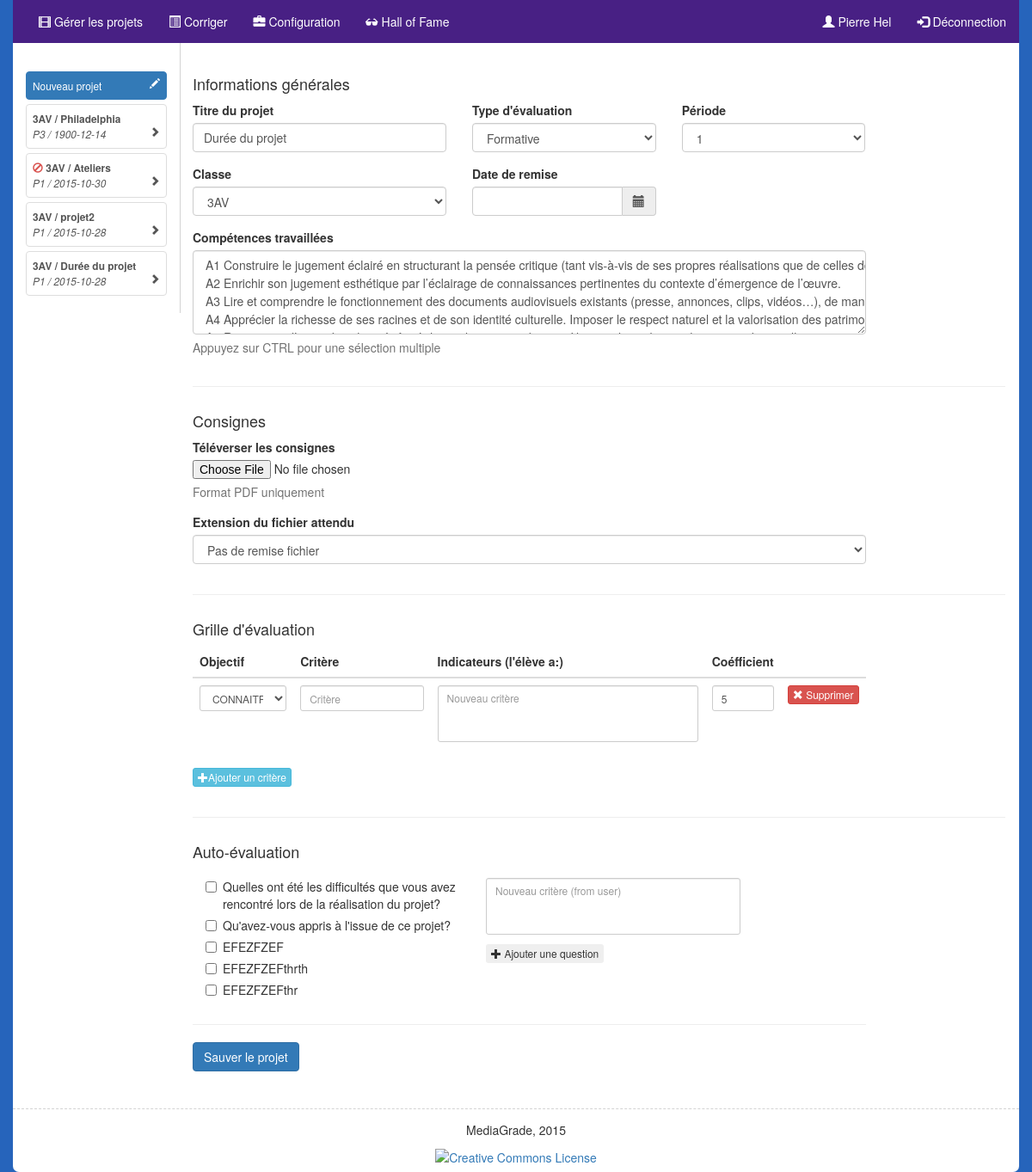
/admin.php (signed in), run on the app's committed database.
### tables this page shows
CREATE TABLE IF NOT EXISTS `users` (
  `id` int(11) NOT NULL AUTO_INCREMENT,
  `username` varchar(20) NOT NULL,
  `email` tinytext NOT NULL,
  `hash` varchar(255) NOT NULL,
  `name` varchar(20) NOT NULL,
  `last_name` varchar(20) NOT NULL,
  `class` varchar(5) NOT NULL,
  `is_staff` tinyint(1) NOT NULL,
  PRIMARY KEY (`username`),
  KEY `id` (`id`)
);

CREATE TABLE IF NOT EXISTS `projects` (
  `project_id` int(11) NOT NULL AUTO_INCREMENT,
  `periode` tinyint(4) NOT NULL,
  `instructions` varchar(8000) NOT NULL,
  `deadline` date NOT NULL,
  `project_name` text NOT NULL,
  `class` text NOT NULL,
  `assessment_id` text NOT NULL,
  `auto_assessment_id` text NOT NULL,
  `assessment_type` text NOT NULL,
  `skill_id` tinytext NOT NULL,
  `extension` text NOT NULL,
  `is_activated` tinyint(1) NOT NULL DEFAULT '1',
  PRIMARY KEY (`project_id`),
  KEY `id` (`project_id`)
);

CREATE TABLE IF NOT EXISTS `auto_assesment` (
  `id` int(11) NOT NULL AUTO_INCREMENT,
  `question` varchar(8000) NOT NULL,
  PRIMARY KEY (`id`),
  KEY `id` (`id`)
);

### includes/langs/be_FR.php (called while the page is built, shortened)
<?php
$lang = array();
$lang['LANG'] = "fr";
$lang['FORGOT_PASS'] = "J'ai oublié mon mot de passe";
$lang['LOGIN'] = "S'identifier";
$lang['USERNAME'] = "Nom d'utilisateur";
$lang['NAME'] = "Prénom";
$lang['LAST_NAME'] = "Nom";
$lang['PASSWORD'] = "Mot de passe";
$lang['CONFIRM_PASSWORD'] = "Confirmez le mot de passe";
$lang['PASSWORD_MISMATCH'] = "Les mots de passe ne correspondent pas";
$lang['EMAIL'] = "Courriel";
$lang['TEACHER'] = "Professeur";
$lang['BACK'] = "Retour";
$lang['MY_PROFILE'] = "Mon profil";
$lang['CHANGE_PASS'] = "Changer de mot de passe";
$lang['ACTUAL_PASS'] = "Mot de passe actuel";
$lang['NEW_PASS'] = "Nouveau mot de passe";
$lang['CONFIRM_PASS'] = "Confirmez le mot de passe";
$lang['MODIFY'] = "Modifier";
$lang['MY_MAIL'] = "Mon adresse courriel";
$lang['SORRY'] = "Désolé!";
$lang['PROVIDE_PASSWORD'] = "Merci de fournir un mot de passe.";
$lang['ALL_FIELDS_REQUIRED'] = "Tous les champs sont obligatoires!";
$lang['PROVIDE_EMAIL'] = "Courriel non valide";
$lang['SAFE_PASSWORD'] = "Votre mot de passe doit contenir au moins 8 caractères, dont 1 en majuscule et 1 chiffre.";
$lang['ALREADY_USER'] = "Courriel ou nom d'utilisateur déjà utilisé";
$lang['USER_EXPLOIT'] = "\"Touche pas à ça, p'tit con!\"";
$lang['USER_INCLUSION_EXPLOIT'] = "Tentative de RFI détectée...";
$lang['NO_INSTRUCTIONS'] = "Désolé, les consignes ne sont pas (encore) disponibles.";
$lang['MAX_SIZE_REACHED'] = "Taille de fichier supérieure à 200 Mo. Vérifiez votre exportation.";
$lang['UNEXPECTED_FILE_TYPE'] = "Format de fichier inattendu.";
$lang['DIR_CREATION_ERROR'] = "Erreur lors de la création du répertoire.";
$lang['NO_FILE'] = "Choisissez un fichier!";
$lang['SELECT_FILE'] = "Sélectionnez un fichier";
$lang['REQUIRED_ANSWER'] = "Réponse requise!";
$lang['REQUIRED_ANSWER'] = "Réponse requise!";
$lang['INVALID_USER_PASS'] = "Nom d'utilisateur ou mot de passe invalide.";
$lang['GRADES'] = "Évaluations";
$lang['RESULTS'] = "Résultats";
$lang['INSTRUCTIONS'] = "Consignes";
$lang['SUBMIT'] = "Remises";
$lang['SKILLS'] = "Compétences";
$lang['ACCOUNT'] = "Compte";
$lang['GALLERY'] = "Hall of Fame";
$lang['MY_GALLERY'] = "Mes projets";
$lang['GRADE_BOOK'] = "Mes compétences";
$lang['LOGOUT'] = "Déconnection";
$lang['MANAGE_PROJECTS'] = "Gérer les projets";
$lang['RATE'] = "Corriger";
$lang['CONFIG'] = "Configuration";
$lang['NEW_PROJECT'] = "Nouveau projet";
$lang['NO_PDF_READER'] = "<p>It appears your Web browser is not configured to display PDF files.
                            No worries, just <a href='123.pdf'>click here to download the PDF file.</a></p>";
$lang['SUBMIT_FILE'] = "Remise du fichier";
$lang['SELF_ASSESSMENT'] = "Auto-évaluation";
$lang['SUBMIT_WORK'] = "Je remets mon travail";
$lang['DISACTIVATE_PROJECT'] = "Désactiver le projet";
$lang['ACTIVATE_PROJECT'] = "Activer le projet";
$lang['SUBMITTED_FILE'] = "Fichier remis:";
$lang['NOT_GRADED_YET'] = "<p>Votre travail n'a pas encore été évalué.</p>";
$lang['PERCENT'] = "Pourcentage";
?>

### templates/add_project.php (the view, shortened to what this page needs)
<main class="col-md-10">
    <form action="admin.php" method="post" enctype="multipart/form-data" id="form">
         <h4><?= $lang['PROJECT_INFO'] ?></h4>
         <div class="row">
             <div class = "col-xs-4">
                 <div class="form-group">
                     <label for="title"><?= $lang['PROJECT_TITLE'] ?></label>
                     <input type="text" class="form-control" id="title" name="project_name" value="<?= $curr_project["project_name"] ?>" required>
                 </div>
             </div>
             <div class = "col-xs-3">
                 <label for="title"><?= $lang['ASSESSMENT_TYPE'] ?></label>
                 <select class="form-control" name="assessment_type" required>
                     <option<?php if($curr_project["assessment_type"] === $lang['ASSESSMENT_TYPE_1']) echo(" selected"); ?>><?=$lang['ASSESSMENT_TYPE_1']?></option>
                 </select>
             </div>
             <div class = "col-xs-3">
                 <label for="title">Période</label>
                 <select class="form-control" name="periode">
                     <option <?php if($curr_project["periode"] === "1") echo(" selected"); ?>>1</option>
                 </select>
             </div>
         </div>
         <div class="row">
             <div class = "col-xs-4">
                 <div class="form-group">
                     <label for="title"><?= $lang['CLASS'] ?></label>
                     <select class="form-control" name="class" required>
                         <option value="3AV" <?php if($curr_project["class"] === "3AV") echo(" selected"); ?>>3AV</option>
                     </select>
                 </div>
             </div>
             <div class = "col-xs-3">
                 <div class="form-group">
                     <label class="control-label"><?= $lang['DEADLINE'] ?></label>
                     <div class="date">
                         <div class="input-group input-append date" id="datePicker">
                             <input type="text" class="form-control" name="deadline" required value="<?= $curr_project["deadline"]?>" />
                             <span class="input-group-addon add-on"><span class="glyphicon glyphicon-calendar"></span></span>
                         </div>
                     </div>
                 </div>
             </div>
             <div class = "col-xs-3">
             </div>
         </div>
         <div class="row">
             <div class = "col-xs-10">
                 <div class="form-group">
                     <label for="title"><?= $lang['SKILLS_SEEN'] ?></label>
                     <select multiple class="form-control" name="skills[]" required style="resize:both">
                     <?php foreach ($skills as $skill): ?>
                         <option<?php if(in_array($skill["skill_id"], $skills_selected)) echo(" selected"); ?>><?= $skill["skill_id"] . " " . $skill["skill"]?></option>
                     <?php endforeach ?>
                     </select>
                     <p class="help-block with-errors"><?= $lang['PRESS_CTRL_SELECT'] ?></p>
        </div>
    </div>
         </div>
         <hr/>
         <div class="row">
             <div class = "col-xs-10">
                 <div class="form-group">
                    <h4><?=$lang['PROJECT_FILE_INFO']?></h4>
                     <label class="control-label"><?= $lang['UPLOAD_INSTRUCTIONS'] ?></label>
                     <input id="inputfile" name="submitted_file" data-error="<?= $lang['NO_FILE'] ?>"  type="file">
                     <p class="help-block with-errors"><?= $lang['ONLY_PDF_ALLOWED'] ?></p>
                 </div>
              </div>
         </div>
         <div class="row">
             <div class = "col-xs-10">
                 <div class="form-group">
                     <label class="control-label"><?= $lang['EXPECTED_FILE'] ?></label>
                     <select class="form-control" name="extension">
                         <option value="" <?= ($curr_project["extension"] == "" ? " selected" : "")?>><?= $lang['NO_EXPECTED_FILE'] ?></option>
                     </select>
                 </div>
              </div>
         </div>
         <hr/>
         <div class="row">
             <div class = "col-xs-10">
                 <h4><?= $lang['ASSESSMENT_GRID'] ?></h4>
                 <table id="rows" class="table">
                  <thead>
                  <tr>
                   <th><?=$lang['SKILL']?></th>
                   <th><?=$lang['CRITERION']?></th>
                   <th><?=$lang['CURSOR']?></th>
                   <th><?=$lang['COEFFICIENT']?></th>
                   <th></th>
                  </tr>
                  </thead>
                  <tbody>
              <?php foreach($rows as $row): ?>
                  <tr>
                   <td>
                       <select class="form-control input-sm" name="objective[]" required>
                                                             <?php foreach($objectives_list as $objective_list): ?>
                                                             <option <?php if($objective_list == $row["objective"]) echo("selected") ?>><?= $objective_list ?></option>
                                                             <?php endforeach ?>
                                                         </select>
                                                     </td>
                   <td><input class="typeahead_criteria form-control input-sm" placeholder="Critère" value="<?= $row["criterion"] ?>" name="criterion[]" required /></td>
                   <td>
                       <textarea class="typeahead_cursors form-control input-sm" cols="50" rows="3"
                                 placeholder="<?= $lang['NEW_CRITERION'] ?>" name="cursor[]"><?= $row["cursor"] ?></textarea>
                         </td>
                   <td> <input class="form-control input-sm" value="5" name="coefficient[]" required size="2" /></td>
                   <td> <button type="button" class="btn btn-info btn-xs btn-danger pull-right" onClick="deleteRow('rows', this)"><span class="glyphicon glyphicon-remove"></span> Supprimer</button></td>
                  </tr>
              <?php endforeach ?>
                  </tbody>
                 </table>
             </div>
         </div>
         <div class = "row">
             <div class = "col-xs-10">
                 <div class="form-group">
                     <button type="button" class="btn btn-info btn-xs" onClick="addRow('rows')"><span class="glyphicon glyphicon-plus"></span><?= $lang['ADD_CRITERION'] ?></button>
                 </div>
             </div>
         </div>
         <hr />
         <div class="row">
             <div class = "col-xs-10">
                 <h4><?= $lang['SELF_ASSESSMENT'] ?></h4>
                     <div class="col-xs-5">
                 <?php foreach($self_assessments as $self_assessment): ?>
                         <div class="checkbox">
                             <label>
                                 <input type="checkbox" value="<?= $self_assessment["id"] ?>" name="data_eval_id[]" <?= $self_assessment["checked"] ?>>
                                 <?= $self_assessment["question"] ?>
                             </label>
                         </div>
                 <?php endforeach ?>
                     </div>
                     <div class="col-xs-5">
                         <div class="auto-assessments">
                             <div class="checkbox">
                                <textarea class="form-control input-sm " rows="3" placeholder="Nouveau critère (from user)" name="user_eval"></textarea>
                            </div>
                         </div>
                         <div class="form-group">
                                <button type="button" class="btn btn-xs add_auto-assessment"><span class="glyphicon glyphicon-plus"></span><?= $lang['ADD_QUESTION'] ?></button>
                         </div>
                     </div>
             </div>
         </div>
         <div class = "row">
             <div class = "col-xs-10">
                 <hr />
                 <div class="form-group">
                     <button type="submit" class="btn btn-primary"><?= $lang['SAVE_PROJECT'] ?></button>
                 </div>
             </div>
         </div>
     </form>
</main>

### templates/menu.php (shortened to what this page needs)
<nav class="navbar navbar-default navbar-fixed-top" id="menu">
    <div class="container" <?= ($_SESSION["admin"] ? 'style="background-color:#482084;"' : '') ?>>
        <div id="navbar" class="navbar-collapse collapse">
            <ul class="nav navbar-nav">
            <?php if($_SESSION["admin"]):?>
                 <li><a href="admin.php"><span class="glyphicon glyphicon-film"></span> <?=$lang['MANAGE_PROJECTS']?> </a></li>
                 <li><a href="rating.php"><span class="glyphicon glyphicon-list-alt"></span> <?=$lang['RATE']?></a></li>
                 <li><a href="config.php"><span class="glyphicon glyphicon-briefcase"></span> <?=$lang['CONFIG']?></a></li>
            <?php endif ?>
                 <li><a href="gallery.php"><span class="glyphicon glyphicon-sunglasses"></span> <?=$lang['GALLERY']?></a></li>
            </ul>
            <ul class="nav navbar-nav navbar-right">
                 <li><a href="profile.php"><span class="glyphicon glyphicon-user"></span> <?= $username[0]["name"] . " " . $username[0]["last_name"] ?></a></li>
                 <li><a href="logout.php"><span class="glyphicon glyphicon-log-in"></span> <?=$lang['LOGOUT']?></a></li>
            </ul>
         </div>
     </div>
</nav>

### templates/admin_projects.php
<div class="row">
   <aside id="projects" class="col-md-2 bs-docs-sidebar">
       <nav>
           <ul class="list-group small" itemprop="project">
                   <li><a class="list-group-item alert-info<?php
                   if(!isset($curr_project["project_id"]))
                   {
                       echo(" active");
                   };
                   ?>" href="admin.php"><?= $lang['NEW_PROJECT']?><span class="glyphicon glyphicon-pencil pull-right"></span></a></li>
   <?php foreach ($projects as $project):?>
                   <li><a class="list-group-item<?php
                   if(isset($curr_project["project_id"]))
                   {
                       if($curr_project["project_id"] == $project["project_id"])
                       {
                           echo(" active");
                       }
                   }
                   ?>" href="admin.php?project=<?= $project["project_id"]; ?>"><?= ($project["is_activated"] ? '' : '<span class="glyphicon glyphicon-ban-circle" style="color:#d9534f"></span> ')?><b><?= $project["class"] . " / " . $project["project_name"] . "</b><br /><em>P" . $project["periode"] . " / " . $project["deadline"] ?></em><span class="glyphicon glyphicon-chevron-right pull-right"></span></a></li>
   <?php endforeach?>
           </ul>
       </nav>
   </aside>

### data on the page
users: name "Pierre", last_name "Hel"
projects: class "3AV", project_name "Philadelphia", periode "3", deadline "1900-12-14"
projects: is_activated 0 (drawn), class "3AV", project_name "Ateliers", periode "1", deadline "2015-10-30"
projects: class "3AV", project_name "projet2", periode "1", deadline "2015-10-28"
projects: class "3AV", project_name "Durée du projet", periode "1", deadline "2015-10-28"
auto_assesment: question "Quelles ont été les difficultés que vous avez rencontré lors de la réalisation du projet?"
auto_assesment: question "Qu'avez-vous appris à l'issue de ce projet?"
auto_assesment: question "EFEZFZEF"
auto_assesment: question "EFEZFZEFthrth"
auto_assesment: question "EFEZFZEFthr"

### other printed values
$lang['MANAGE_PROJECTS'] "Gérer les projets"
$lang['RATE'] "Corriger"
$lang['CONFIG'] "Configuration"
$lang['GALLERY'] "Hall of Fame"
$lang['LOGOUT'] "Déconnection"
$lang['NEW_PROJECT'] "Nouveau projet"
$lang['PROJECT_INFO'] "Informations générales"
$lang['PROJECT_TITLE'] "Titre du projet"
$lang['ASSESSMENT_TYPE'] "Type d'évaluation"
$lang['CLASS'] "Classe"
$lang['DEADLINE'] "Date de remise"
$lang['SKILLS_SEEN'] "Compétences travaillées"
$lang['PRESS_CTRL_SELECT'] "Appuyez sur CTRL pour une sélection multiple"
$lang['PROJECT_FILE_INFO'] "Consignes"
$lang['UPLOAD_INSTRUCTIONS'] "Téléverser les consignes"
